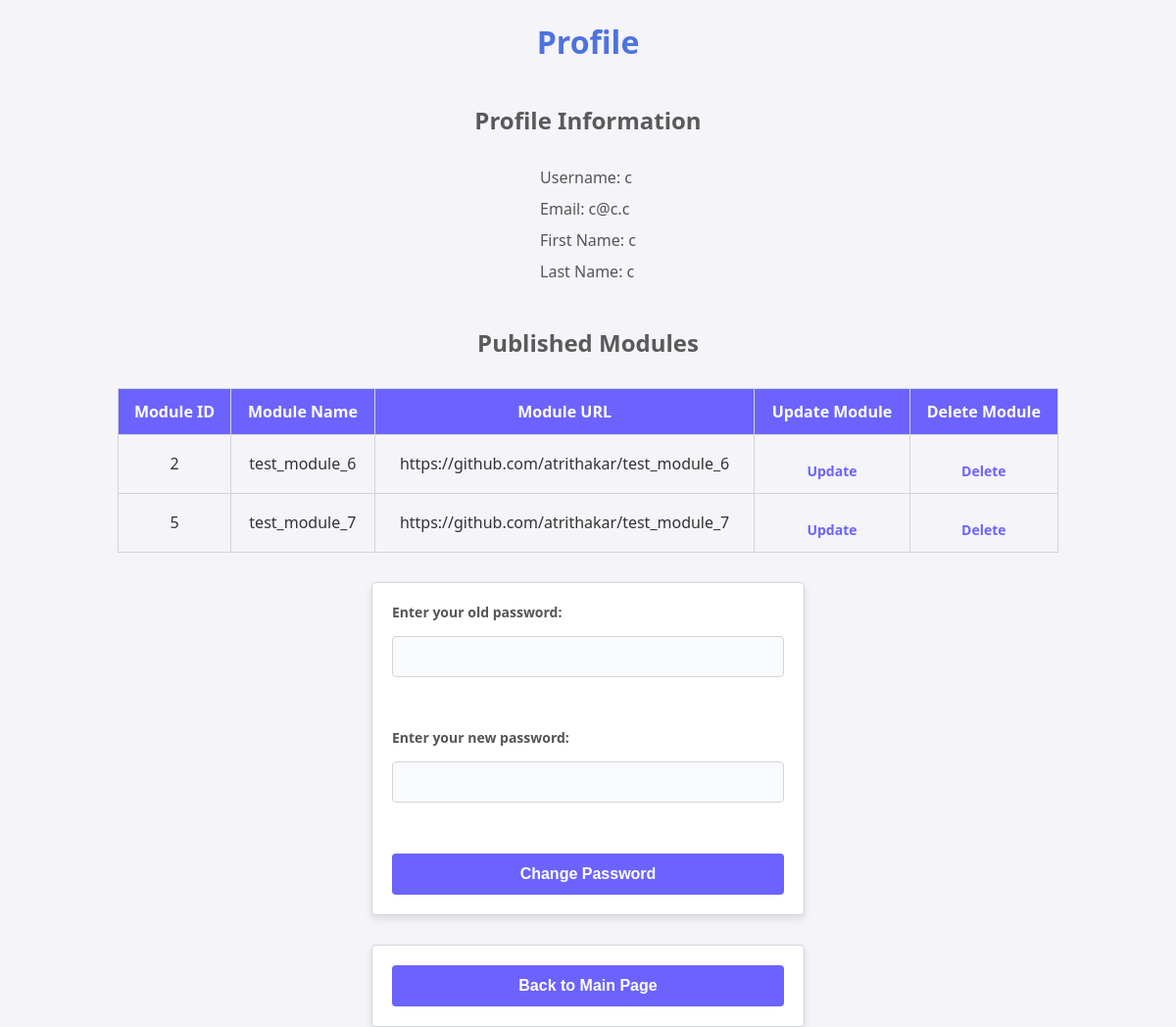
The app's page /profile (signed in) with its own data.
### models.py (models this page shows, shortened)
class User(db.Model):
    email = db.Column(db.String(80), primary_key = True)
    password = db.Column(db.String(120), nullable=False)
    first_name = db.Column(db.String(40), nullable=False)
    last_name = db.Column(db.String(40), nullable=True)
    username = db.Column(db.String(40), nullable=False)

class Module(db.Model):
    module_id = db.Column(db.Integer, primary_key=True)
    module_name = db.Column(db.String(80), nullable=False)
    module_url = db.Column(db.String(120), nullable=False)
    associated_user = db.Column(db.String(80), db.ForeignKey('user.email'), nullable=False)

### app.py (the view)
@app.route('/profile',methods=['GET'])
def get_profile():
    return get_profile_webui()

### webui_funcs.py (called while the page is built)
def get_profile_webui():
    if session.get('email'):
        profile = User.query.filter_by(email=session.get('email')).first()
        return render_template('profile.html',profile=profile,modules=Module.query.filter_by(associated_user=session.get('email')).all())
    return redirect(url_for('index'))

### templates/profile.html (shortened to what this page needs)
<!DOCTYPE html>
<html lang="en">
<head>
    <link rel="stylesheet" href="{{ url_for('static', filename='profile.css') }}">
</head>
<body>
    <h1>Profile</h1>
    {% if profile %}
    <h2>Profile Information</h2>
    <ul>
        <li>Username: {{ profile['username'] }}</li>
        <li>Email: {{ profile['email'] }}</li>
        <li>First Name: {{ profile['first_name'] }}</li>
        <li>Last Name: {{ profile['last_name'] }}</li>
    </ul>
    {% else %}
    <h2>Error occured getting profle information...</h2>
    {% endif %}
    {% if modules %}
    <h2>Published Modules</h2>
    <table border="1">
        <thead>
            <tr>
                <th>Module ID</th>
                <th>Module Name</th>
                <th>Module URL</th>
                <th>Update Module</th>
                <th>Delete Module</th>
            </tr>
        </thead>
        <tbody>
            {% for module in modules %}
            <tr>
                <td>{{ module['module_id'] }}</td>
                <td>{{ module['module_name'] }}</td>
                <td>{{ module['module_url'] }}</td>
                <td><a href="/update_module/{{module.module_id}}">Update</a></td>
                <td><a href="/delete_module/{{module.module_id}}">Delete</a></td>
            </tr>
            {% endfor %}
        </tbody>
    </table>
    {% else %}
    <h2>No modules published</h2>
    {% endif %}
    <form action="/change_password" method="post">
        <label for="old_password">Enter your old password: </label>
        <input type="text" name="old_password" id="old_password" required><br>
        <label for="new_password">Enter your new password: </label>
        <input type="text" name="new_password" id="new_password" required><br>
        <button type="submit">Change Password</button>
    </form>
    <form action="/main_page" method="get">
        <button type="submit">Back to Main Page</button>
    </form>
</body>
</html>

### static/profile.css (style rules this page uses)
body { font-family: 'Segoe UI', Tahoma, Geneva, Verdana, sans-serif; background-color: #f4f4f9; color: #333333; margin: 0; padding: 0; display: flex; flex-direction: column; align-items: center; height: 100vh; justify-content: flex-start; }
h1 { color: #4e73df; text-align: center; }
h2 { color: #5a5a5a; margin-bottom: 10px; }
ul { list-style-type: none; padding: 0; margin-bottom: 20px; }
ul li { font-size: 16px; padding: 5px 0; color: #555555; }
form { display: flex; flex-direction: column; gap: 15px; background-color: #ffffff; padding: 20px; border: 1px solid #d1d5db; box-shadow: 0 4px 8px rgba(0, 0, 0, 0.1); width: 100%; max-width: 400px; border-radius: 4px; margin-bottom: 30px; }
form label { font-size: 14px; color: #555555; font-weight: bold; }
form input { width: 100%; padding: 12px; font-size: 14px; border: 1px solid #d1d5db; background-color: #f9fafb; color: #333333; border-radius: 4px; box-sizing: border-box; }
button { padding: 12px; font-size: 16px; font-weight: bold; background-color: #6c63ff; color: #ffffff; border: none; border-radius: 4px; cursor: pointer; transition: background-color 0.3s ease-in-out; }
table { width: 80%; border-collapse: collapse; margin-top: 20px; margin-bottom: 30px; }
table th, table td { padding: 12px; text-align: center; border: 1px solid #d1d5db; }
table th { background-color: #6c63ff; color: white; }
table td a { text-decoration: none; color: #6c63ff; font-weight: bold; transition: color 0.3s ease-in-out; }
a { color: #6c63ff; text-decoration: none; font-size: 14px; transition: color 0.3s ease-in-out; display: inline-block; margin-top: 15px; }

### records on screen
User: username "c", email "c@c.c", first_name "c", last_name "c"
Module: module_id "2", module_name "test_module_6", module_url "https://github.com/atrithakar/test_module_6"
Module: module_id "5", module_name "test_module_7", module_url "https://github.com/atrithakar/test_module_7"
